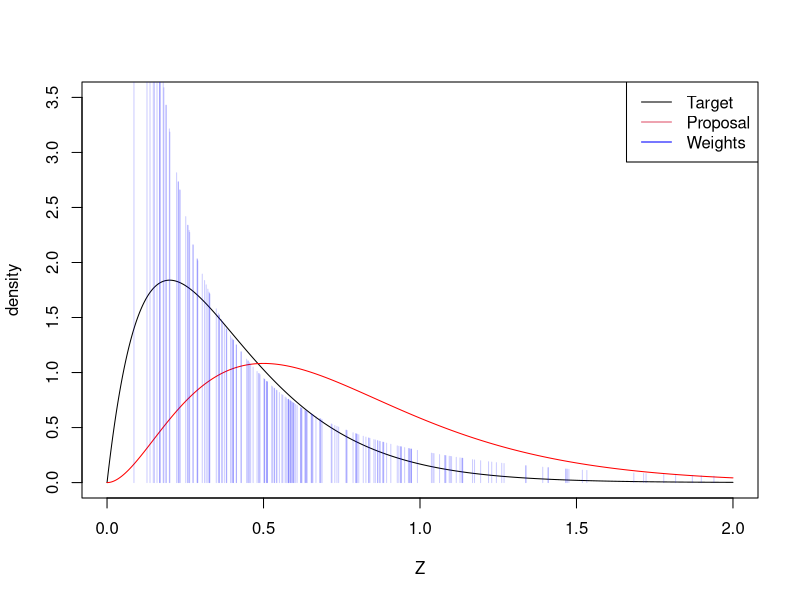
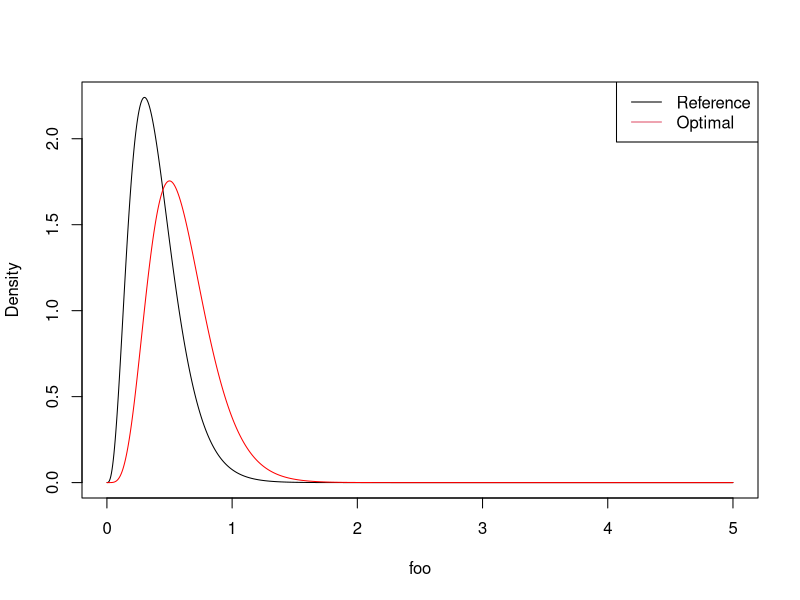
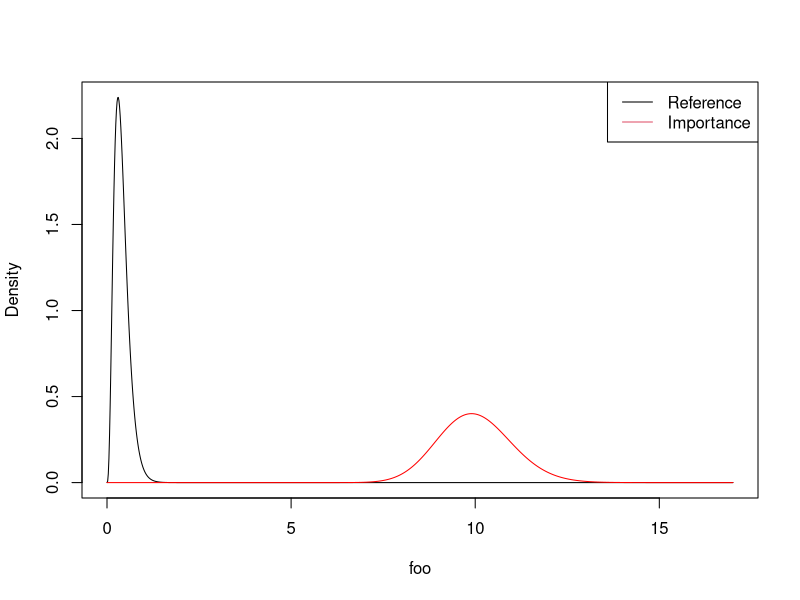

The R source for these figures, in order:

#################################
### Plotting weights and
### Weighted average
##################################

set.seed(1)

alpha <- 2
beta <- 5

alpha.p <- alpha + 1
lambda <- 4 #proposal

N <- 1e4
samp <- rgamma(N, shape = alpha.p, rate = lambda)  # importance samples
weights <- dgamma(samp, shape = alpha, rate = beta) /dgamma(samp, shape = alpha.p, rate = lambda)


## Visualizing the target and the importance densities
index <- 1:200
foo <- seq(0, 2, length = 1e3)
plot(foo, dgamma(foo, shape = alpha, rate = beta), 
     type = 'l', col = "black", ylab = "density", ylim = c(0, 3.5), xlab = "Z")
lines(foo, dgamma(foo, shape = alpha.p, rate = lambda), col = "red")
segments(x0 = samp[index], x1 = samp[index], y0 = 0, y1 = weights[index], col = adjustcolor("blue", alpha.f = .2))
legend("topright", legend = c("Target", "Proposal", "Weights"), col = c(1,2,"blue"), lty = 1)





###########################################
### Optimal importance sampling from Gamma
###########################################
set.seed(1)

# Function does importance sampling to estimate second moment of a gamma distribution
imp_gamma <- function(N = 1e3, alpha = 4, beta = 10, moment = 2, imp.alpha = alpha + moment)
{
  fn.value <- numeric(length = N)  
  
  draw <- rgamma(N, shape = imp.alpha, rate = beta) # draw importance samples
  fn.value <- draw^moment * dgamma(draw, shape = alpha, rate = beta) / dgamma(draw, shape = imp.alpha, rate = beta)
  
  return(fn.value)  #return all values
}

N <- 1e4
# Estimate 2nd moment from Gamma(4, 10) using Gamma(4, 10)
# this is IID Monte Carlo
imp_samp <- imp_gamma(N = N, imp.alpha = 4)
mean(imp_samp)
var(imp_samp)

# Estimate 2nd moment from Gamma(4, 10) using Gamma(6, 10)
# this is the optimal proposal
imp_samp <- imp_gamma(N = N)
mean(imp_samp)
var(imp_samp)

# why is the estimate good
foo <- seq(0.001, 5, length = 1e3)
plot(foo, dgamma(foo, shape = 4, rate = 10), type= 'l', ylab = "Density")
lines(foo, dgamma(foo, shape = 6, rate = 10), col = "red")
legend("topright", col = 1:2, lty = 1, legend = c("Reference", "Optimal"))



# Choosing a horrible proposal
# Estimate 2nd moment from Gamma(4, 10) using Gamma(100, 10)
imp_samp <- imp_gamma(N = N, imp.alpha = 100)
mean(imp_samp)   ## estimate is bad too
var(imp_samp)

# why is the estimate bad?
foo <- seq(0.001, 17, length = 1e3)
plot(foo, dgamma(foo, shape = 4, rate = 10), type= 'l', ylab = "Density")
lines(foo, dgamma(foo, shape = 100, rate = 10), col = "red")
legend("topright", col = 1:2, lty = 1, legend = c("Reference", "Importance"))






# This part is not in the notes
# Doing a simulation study for this
# Repeat the above many times to estimate the variability in the estimators
reps <- 1e3
N <- 1e4

var_ests <- matrix(0, nrow = reps, ncol = 4)
mean_ests <- matrix(0, nrow = reps, ncol = 4)
colnames(var_ests) <- c("4", "6", "7", "100")
colnames(mean_ests) <- c("4", "6", "7", "100")

for(i in 1:reps)
{
  imp_samp <- imp_gamma(N = N, imp.alpha = 4)
  mean_ests[i, 1] <- mean(imp_samp)
  var_ests[i, 1] <- var(imp_samp)
  
  imp_samp <- imp_gamma(N = N, imp.alpha = 6)
  mean_ests[i, 2] <- mean(imp_samp)
  var_ests[i, 2] <- var(imp_samp)
  
  imp_samp <- imp_gamma(N = N, imp.alpha = 7)
  mean_ests[i, 3] <- mean(imp_samp)
  var_ests[i, 3] <- var(imp_samp)
  
  imp_samp <- imp_gamma(N = N, imp.alpha = 100)
  mean_ests[i, 4] <- mean(imp_samp)
  var_ests[i, 4] <- var(imp_samp)
}

colMeans(mean_ests)  # Last estimate is horrible
colMeans(var_ests)   # Smallest for 6

